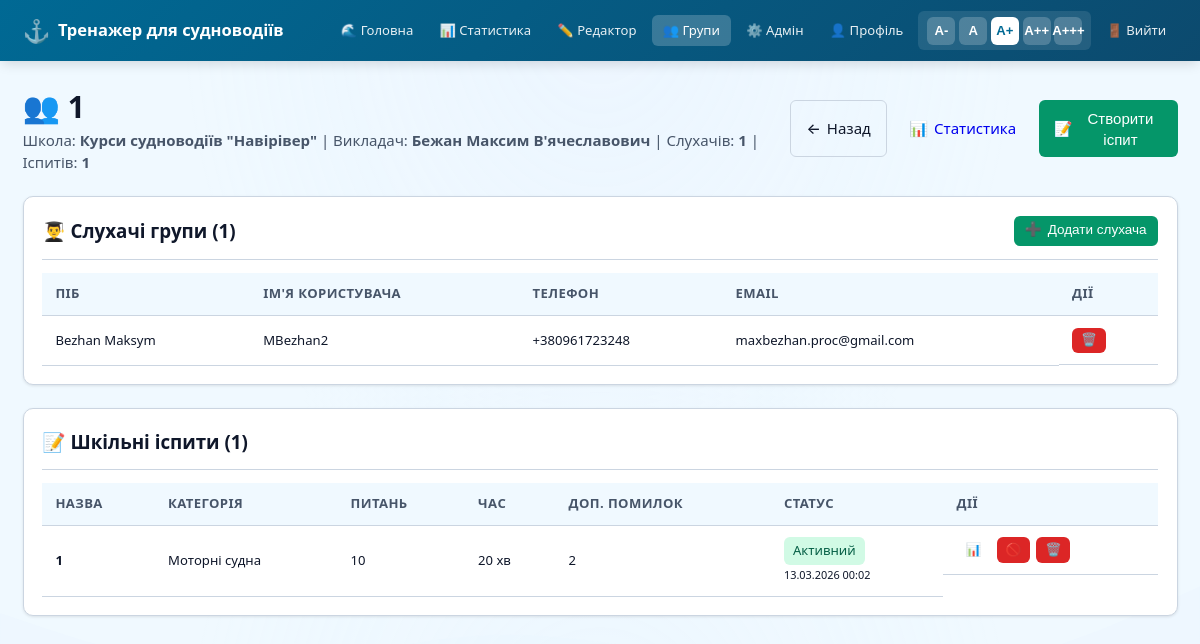
Screenshot of /groups/1 (signed in) with the database file from the repository.
### app/models.py (models this page shows, shortened)
class Group(db.Model):
    __tablename__ = 'groups'
    id = db.Column(db.Integer, primary_key=True)
    name = db.Column(db.String(100), nullable=False)
    description = db.Column(db.Text)
    school_id = db.Column(db.Integer, db.ForeignKey('schools.id'), nullable=False)
    teacher_id = db.Column(db.Integer, db.ForeignKey('users.id'), nullable=False)
    created_at = db.Column(db.DateTime, default=datetime.utcnow)
    is_active = db.Column(db.Boolean, default=True)
    school = db.relationship('School', backref='groups', lazy=True)
    teacher = db.relationship('User', backref='teacher_groups', lazy=True)
    students = db.relationship('User', secondary=group_students, backref='student_groups', lazy=True)
    exams = db.relationship('SchoolExam', backref='group', lazy=True, cascade='all, delete-orphan')
    def get_students_count(self):
        return len(self.students)

class School(db.Model):
    __tablename__ = 'schools'
    id = db.Column(db.Integer, primary_key=True)
    name = db.Column(db.String(200), nullable=False)
    address = db.Column(db.String(300))
    phone = db.Column(db.String(20))
    email = db.Column(db.String(120))
    logo_url = db.Column(db.String(500))
    created_at = db.Column(db.DateTime, default=datetime.utcnow)
    is_active = db.Column(db.Boolean, default=True)
    users = db.relationship('User', backref='school', lazy=True)

class User(UserMixin, db.Model):
    __tablename__ = 'users'
    id = db.Column(db.Integer, primary_key=True)
    username = db.Column(db.String(80), unique=True, nullable=False)
    password_hash = db.Column(db.String(128), nullable=False)
    last_name = db.Column(db.String(100))  # Прізвище
    first_name = db.Column(db.String(100))  # Ім'я
    middle_name = db.Column(db.String(100))  # По батькові
    phone = db.Column(db.String(20))  # Номер телефону
    email = db.Column(db.String(120))  # Електронна пошта
    avatar_url = db.Column(db.String(500))  # URL аватара
    role = db.Column(db.String(20), default='student')  # system_admin, school_admin, teacher, student
    school_id = db.Column(db.Integer, db.ForeignKey('schools.id'), nullable=True)
    teacher_id = db.Column(db.Integer, db.ForeignKey('users.id'), nullable=True)  # Для слухачів - їх викладач
    is_active = db.Column(db.Boolean, default=True)
    account_created_at = db.Column(db.DateTime, default=datetime.utcnow)
    account_expires_at = db.Column(db.DateTime)  # Термін дії аккаунта
    first_login_at = db.Column(db.DateTime)  # Перший вхід (для активації)
    data_processing_consent = db.Column(db.Boolean, default=False)
    consent_date = db.Column(db.DateTime)
    must_change_password = db.Column(db.Boolean, default=False)
    last_login = db.Column(db.DateTime)
    login_count = db.Column(db.Integer, default=0)
    test_sessions = db.relationship('TestSession', backref='user', lazy=True, cascade='all, delete-orphan')
    def can_access_admin(self):
        return self.role in ['system_admin', 'school_admin']
    def can_edit_questions(self):
        return self.role in ['system_admin', 'school_admin', 'teacher']
    def get_full_name(self):
        parts = [self.last_name, self.first_name, self.middle_name]
        return ' '.join(filter(None, parts)) or self.username
    def is_account_expired(self):
        if self.account_expires_at:
            return datetime.utcnow() > self.account_expires_at
        return False

class SchoolExam(db.Model):
    __tablename__ = 'school_exams'
    id = db.Column(db.Integer, primary_key=True)
    group_id = db.Column(db.Integer, db.ForeignKey('groups.id'), nullable=False)
    category_id = db.Column(db.Integer, db.ForeignKey('categories.id'), nullable=False)
    name = db.Column(db.String(200), nullable=False)
    question_count = db.Column(db.Integer, default=10)
    time_minutes = db.Column(db.Integer, default=20)
    max_errors = db.Column(db.Integer, default=2)
    question_selection_type = db.Column(db.String(20), default='random')
    is_active = db.Column(db.Boolean, default=False)
    activated_at = db.Column(db.DateTime)
    activated_by_id = db.Column(db.Integer, db.ForeignKey('users.id'))
    available_from = db.Column(db.DateTime)
    available_until = db.Column(db.DateTime)
    created_at = db.Column(db.DateTime, default=datetime.utcnow)
    category = db.relationship('Category', backref='school_exams', lazy=True)
    activated_by = db.relationship('User', backref='activated_exams', lazy=True)
    questions = db.relationship('SchoolExamQuestion', backref='exam', lazy=True, cascade='all, delete-orphan')
    results = db.relationship('SchoolExamResult', backref='exam', lazy=True, cascade='all, delete-orphan')

class Category(db.Model):
    __tablename__ = 'categories'
    id = db.Column(db.Integer, primary_key=True)
    code = db.Column(db.String(10), unique=True, nullable=False)  # MS, GC
    name = db.Column(db.String(100), nullable=False)  # Малі судна, Гідроцикли
    description = db.Column(db.String(200))

### app/routes.py (the view)
@main_bp.route('/groups/<int:group_id>')
@login_required
@admin_required
def group_detail(group_id):
    group = Group.query.get_or_404(group_id)
    if current_user.role == 'school_admin' and group.school_id != current_user.school_id:
        flash('У вас немає прав для перегляду цієї групи', 'danger')
        return redirect(url_for('main.groups_list'))
    if current_user.role == 'teacher' and group.teacher_id != current_user.id:
        flash('У вас немає прав для перегляду цієї групи', 'danger')
        return redirect(url_for('main.groups_list'))
    categories = Category.query.all()
    questions = Question.query.filter_by(bank_id=1).all()  # system bank
    if current_user.role == 'system_admin':
        students = User.query.filter_by(role='student').all()
    elif current_user.role == 'school_admin':
        students = User.query.filter_by(role='student', school_id=current_user.school_id).all()
    else:
        students = User.query.filter_by(role='student', teacher_id=current_user.id).all()
    return render_template('group_detail.html', group=group, categories=categories, questions=questions, students=students)

### app/templates/group_detail.html (shortened to what this page needs)
{% extends "base.html" %}
{% block content %}
<div class="fade-in">
    <div style="display: flex; justify-content: space-between; align-items: center; margin-bottom: 1.5rem;">
        <div>
            <h1>👥 {{ group.name }}</h1>
            <p style="color: var(--text-secondary);">
                Школа: <strong>{{ group.school.name if group.school else '—' }}</strong> |
                Викладач: <strong>{{ group.teacher.get_full_name() or group.teacher.username }}</strong> |
                Слухачів: <strong>{{ group.get_students_count() }}</strong> |
                Іспитів: <strong>{{ group.exams|length }}</strong>
            </p>
        </div>
        <div style="display: flex; gap: 0.5rem;">
            <a href="{{ url_for('main.groups_list') }}" class="btn btn-outline">
                <span>←</span> Назад
            </a>
            <a href="{{ url_for('main.exam_dashboard', group_id=group.id) }}" class="btn btn-info">
                <span>📊</span> Статистика
            </a>
            <button class="btn btn-success" onclick="openModal('add-exam-modal')">
                <span>📝</span> Створити іспит
            </button>
        </div>
    </div>
    <div class="card" style="margin-bottom: 1.5rem;">
        <div class="card-header">
            <h2 class="card-title">👨‍🎓 Слухачі групи ({{ group.get_students_count() }})</h2>
            <button class="btn btn-success btn-sm" onclick="openModal('add-student-modal')">
                <span>➕</span> Додати слухача
            </button>
        </div>
        {% if group.students %}
        <div class="table-container">
            <table class="table">
                <thead>
                    <tr>
                        <th>ПІБ</th>
                        <th>Ім'я користувача</th>
                        <th>Телефон</th>
                        <th>Email</th>
                        <th>Дії</th>
                    </tr>
                </thead>
                <tbody>
                    {% for student in group.students %}
                    <tr>
                        <td>{{ student.get_full_name() or '—' }}</td>
                        <td>{{ student.username }}</td>
                        <td>{{ student.phone or '—' }}</td>
                        <td>{{ student.email or '—' }}</td>
                        <td class="actions">
                            <form method="POST"
                                  action="{{ url_for('main.remove_student_from_group', group_id=group.id, student_id=student.id) }}"
                                  style="display: inline;"
                                  onsubmit="return confirm('Видалити слухача &quot;{{ student.get_full_name() or student.username }}&quot; з групи?')">
                                <button type="submit" class="btn btn-danger btn-xs" title="Видалити з групи">
                                    🗑️
                                </button>
                            </form>
                        </td>
                    </tr>
                    {% endfor %}
                </tbody>
            </table>
        </div>
        {% endif %}
    </div>
    <div class="card">
        <div class="card-header">
            <h2 class="card-title">📝 Шкільні іспити ({{ group.exams|length }})</h2>
        </div>
        {% if group.exams %}
        <div class="table-container">
            <table class="table">
                <thead>
                    <tr>
                        <th>Назва</th>
                        <th>Категорія</th>
                        <th>Питань</th>
                        <th>Час</th>
                        <th>Доп. помилок</th>
                        <th>Статус</th>
                        <th>Дії</th>
                    </tr>
                </thead>
                <tbody>
                    {% for exam in group.exams %}
                    <tr>
                        <td><strong>{{ exam.name }}</strong></td>
                        <td>{{ exam.category.name }}</td>
                        <td>{{ exam.question_count }}</td>
                        <td>{{ exam.time_minutes }} хв</td>
                        <td>{{ exam.max_errors }}</td>
                        <td>
                            {% if exam.is_active %}
                                <span class="badge badge-success">Активний</span>
                                {% if exam.activated_at %}
                                    <br><small>{{ exam.activated_at.strftime('%d.%m.%Y %H:%M') }}</small>
                                {% endif %}
                            {% else %}
                                <span class="badge badge-secondary">Неактивний</span>
                            {% endif %}
                        </td>
                        <td class="actions">
                            <a href="{{ url_for('main.exam_dashboard', group_id=group.id, exam_id=exam.id) }}" class="btn btn-info btn-xs" title="Статистика">
                                📊
                            </a>
                            <form method="POST" action="{{ url_for('main.toggle_school_exam', exam_id=exam.id) }}" style="display: inline;">
                                <button type="submit" class="btn btn-{{ 'danger' if exam.is_active else 'success' }} btn-xs"
                                        title="{{ 'Деактивувати' if exam.is_active else 'Активувати' }}">
                                    {{ '🚫' if exam.is_active else '✓' }}
                                </button>
                            </form>
                            <form method="POST" action="{{ url_for('main.delete_school_exam', exam_id=exam.id) }}"
                                  style="display: inline;"
                                  onsubmit="return confirm('ВИДАЛИТИ іспит &quot;{{ exam.name }}&quot;?')">
                                <button type="submit" class="btn btn-danger btn-xs" title="Видалити">
                                    🗑️
                                </button>
                            </form>
                        </td>
                    </tr>
                    {% endfor %}
                </tbody>
            </table>
        </div>
        {% endif %}
    </div>
</div>
{% endblock %}

### rows the page displays
Group: name "1"
School: school "Курси судноводіїв \"Навірівер\""
User: teacher "Бежан Максим В'ячеславович"
User: last_name+first_name+middle_name "Bezhan Maksym", username "MBezhan2", phone "+380961723248", email "maxbezhan.proc@gmail.com"
SchoolExam: name "1", category.name "Моторні судна", question_count "10", time_minutes "20", max_errors "2", activated_at "13.03.2026 00:02", is_active "🚫"

### other values shown
{{ group.get_students_count() }} "1"
{{ group.exams|length }} "1"
